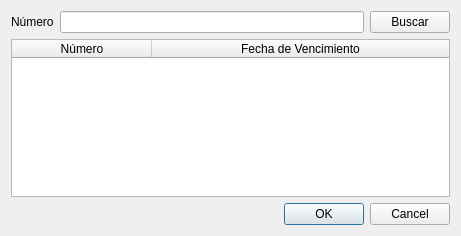
<?xml version="1.0" encoding="UTF-8"?>
<ui version="4.0">
 <class>vtnBajaLote</class>
 <widget class="QWidget" name="vtnBajaLote">
  <property name="geometry">
   <rect>
    <x>0</x>
    <y>0</y>
    <width>461</width>
    <height>236</height>
   </rect>
  </property>
  <property name="windowTitle">
   <string>Baja Lote</string>
  </property>
  <layout class="QVBoxLayout" name="verticalLayout">
   <item>
    <layout class="QGridLayout" name="gridLayout">
     <item row="0" column="1">
      <widget class="QLineEdit" name="lineEdit"/>
     </item>
     <item row="0" column="0">
      <widget class="QLabel" name="label">
       <property name="text">
        <string>Número</string>
       </property>
      </widget>
     </item>
     <item row="0" column="2">
      <widget class="QPushButton" name="pushButton">
       <property name="text">
        <string>Buscar</string>
       </property>
      </widget>
     </item>
     <item row="1" column="0" colspan="3">
      <widget class="QTableWidget" name="tableWidget">
       <attribute name="horizontalHeaderDefaultSectionSize">
        <number>140</number>
       </attribute>
       <attribute name="horizontalHeaderStretchLastSection">
        <bool>true</bool>
       </attribute>
       <column>
        <property name="text">
         <string>Número</string>
        </property>
       </column>
       <column>
        <property name="text">
         <string>Fecha de Vencimiento</string>
        </property>
       </column>
      </widget>
     </item>
     <item row="2" column="1" colspan="2">
      <widget class="QDialogButtonBox" name="buttonBox">
       <property name="standardButtons">
        <set>QDialogButtonBox::Cancel|QDialogButtonBox::Ok</set>
       </property>
      </widget>
     </item>
    </layout>
   </item>
  </layout>
 </widget>
 <tabstops>
  <tabstop>lineEdit</tabstop>
  <tabstop>pushButton</tabstop>
  <tabstop>tableWidget</tabstop>
  <tabstop>buttonBox</tabstop>
 </tabstops>
 <resources/>
 <connections/>
</ui>
